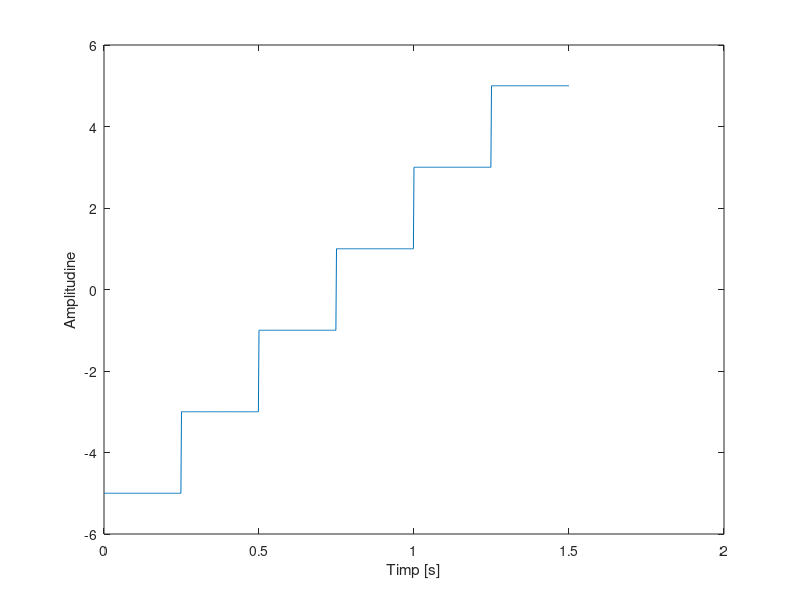
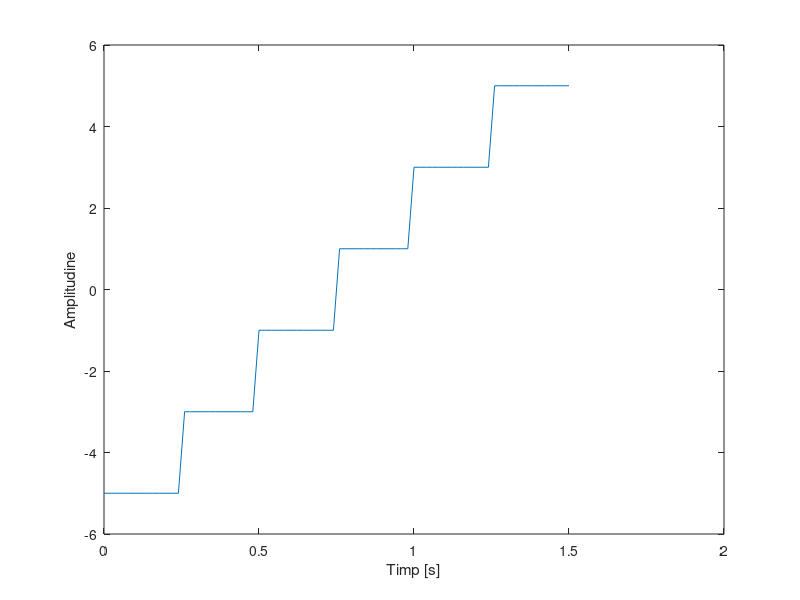
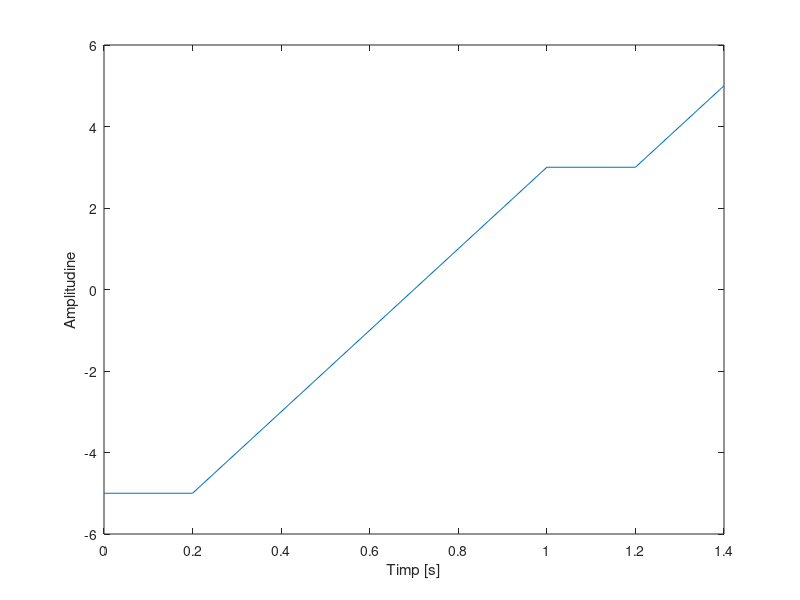

Recreate these plots in MATLAB, in order.


f=4;
t=0:0.002:1.5
s=square(2*pi*f*t)
s(find(t>=0 & t<0.25))=-5;
s(find(t>=0.25 & t<0.5))=-3;
s(find(t>=0.5 & t<0.75))=-1;
s(find(t>=0.75 & t<1))=1;
s(find(t>=1 & t<1.25))=3;
s(find(t>=1.25 & t<=1.5))=5;
figure(1)
plot(t,s),grid
xlabel('Timp [s]'),ylabel('Amplitudine'),grid

f=4;
t=0:0.02:1.5
s=square(2*pi*f*t)
s(find(t>=0 & t<0.25))=-5;
s(find(t>=0.25 & t<0.5))=-3;
s(find(t>=0.5 & t<0.75))=-1;
s(find(t>=0.75 & t<1))=1;
s(find(t>=1 & t<1.25))=3;
s(find(t>=1.25 & t<=1.5))=5;
figure(2)
plot(t,s),grid
xlabel('Timp [s]'),ylabel('Amplitudine'),grid

f=4;
t=0:0.2:1.5
s=square(2*pi*f*t)
s(find(t>=0 & t<0.25))=-5;
s(find(t>=0.25 & t<0.5))=-3;
s(find(t>=0.5 & t<0.75))=-1;
s(find(t>=0.75 & t<1))=1;
s(find(t>=1 & t<1.25))=3;
s(find(t>=1.25 & t<=1.5))=5;
figure(3)
plot(t,s),grid
xlabel('Timp [s]'),ylabel('Amplitudine'),grid
